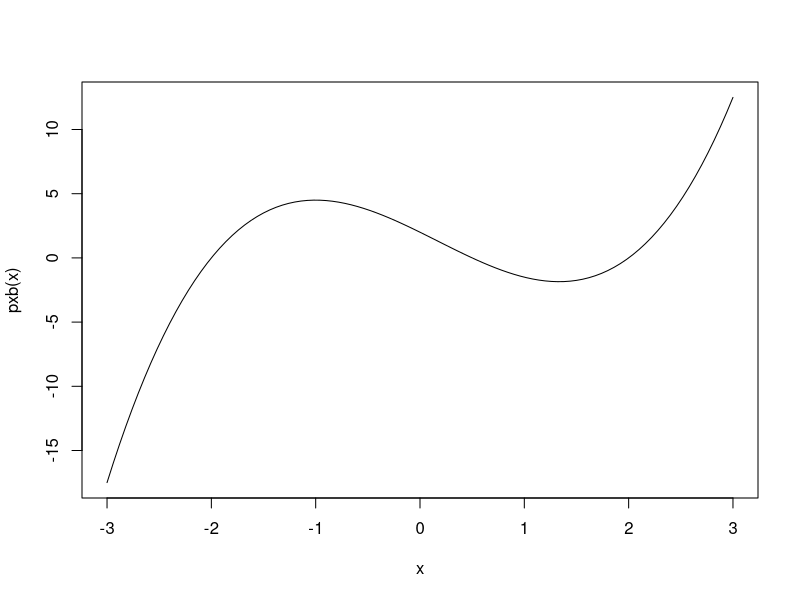
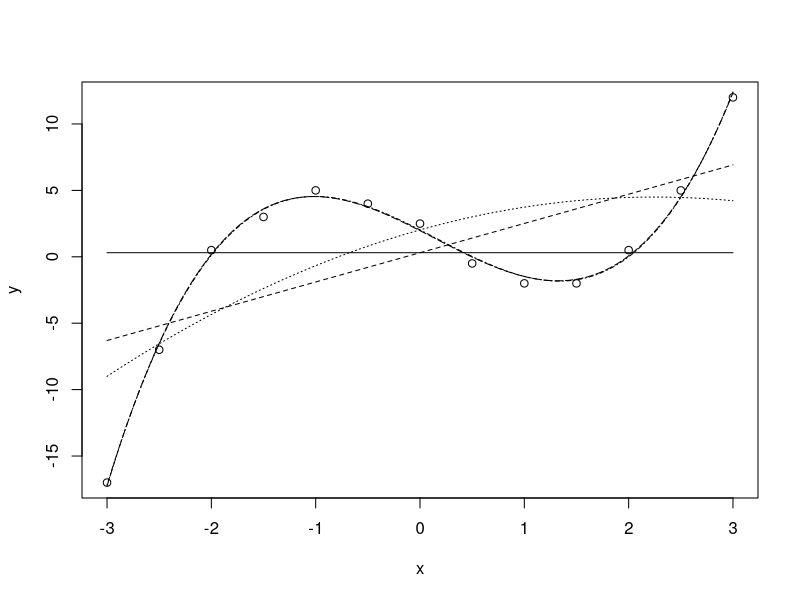

Generate these figures, in order, with R:
#1
horner<-function(coef)
  function(x) {
    s<-0
    for(i in seq(length(coef),1,-1))
      s<-s*x+coef[i]
    s
  }

#(a)
horner(c(3,-2,1))

#(b)
c_b<-c(2,-4,-1/2,1)
pxb<-horner(c_b)
curve(pxb,from=-3,to=3)

#(c)
d.coef<-function(coef){
  l<-length(coef)
  dcoef<-numeric(l-1)
  for (i in 1:l-1) {
    dcoef[i]<-(i+1)*coef[i+1]
  }
  horner(dcoef)
}


mle<-function(x, tolerance = 1e-10, max.iterations = 25) {
  # init
  p<-horner(c(2,-4,-1/2,1))
  Dp<-horner(c(-4,-1,3))   #Dp/Dx
  p.old<-p(x)
  Dp.old<-Dp(x)
  for (it in 1:max.iterations){
   x.new <- x - p.old/ Dp.old
   p.new<-p(x.new)
   Dp.new<-Dp(x.new)
   if (abs((x.new - x) / x) < tolerance) break
   x <- x.new; p.old <- p.new; Dp.old<-Dp.new
  }
  return(x)
}
mle(-1.5)
mle(0)
mle(1.5)
#(d)
coef.le<-function(n) {
  if (n==0) return(c(1))
  else if (n==1) return(c(0,1))
  else if (n==2) return(c(-1/2,0,-2/3))
  else if (n>2) {
    lep1<-c(-1/2,0,-2/3)
    lep2<-c(0,1)
    for(i in 3:n) {
    le<-numeric(i+1)
    le[1]<-(-(i-1)/i)*lep2[1]
    for (j in 2:i-1) {
      le[j]<-((2i-1)/(i-1))*lep1[j-1]+(-(i-1)/i)*lep1[j]
    }
    le[i]<-((2i-1)/i)*lep1[i-1]
    le[i+1]<-((2i-1)/i)*lep1[i]
    lep2<-lep1
    lep1<-le
    }
    return(le)
  }
  }




#2
#(a)
vandermonde <- function (a, d) outer(a, 0:d, `^`)
x<-c(-3,-2.5,-2,-1.5,-1,-0.5,0,0.5,1,1.5,2,2.5,3)
y<-c(-17,-7,0.5,3,5,4,2.5,-0.5,-2,-2,0.5,5,12)
X<-vandermonde(x,4)
m<-cbind(crossprod(X,X),crossprod(X,y)) #combine t(X)X and t(X)y by columns
n<-cbind(crossprod(y,X),crossprod(y,y)) #combine t(y)X and t(y)y by columns
Tt<-rbind(m,n)
#(b)
sweepb<-function(t,k) {
  trow<-nrow(t)
  D<-t[k,k]
  t[k,]<-t[k,]/D
  for (i in 1:trow) {
    if (i==k) {}
    else {
    B<-t[i,k]
    t[i,]<-t[i,]-B*t[k,]
    t[i,k]<-(-B/D)
  }
  t[k,k]<-1/D}
  return(t)
}
for (k in 1:5) {
  b<-sweepb(sweepb(Tt,k),k)
  print(b)
}

#(c)
plot(x,y)
a<-seq(-3,3,length.out=100)
p<-ncol(Tt)-1
for (k in 1:p) {
  Tt<-sweepb(Tt,k)
  lines(a,horner(Tt[1:k,p+1])(a),lty=k)
  print(c(k,Tt[p+1,p+1]))
}



